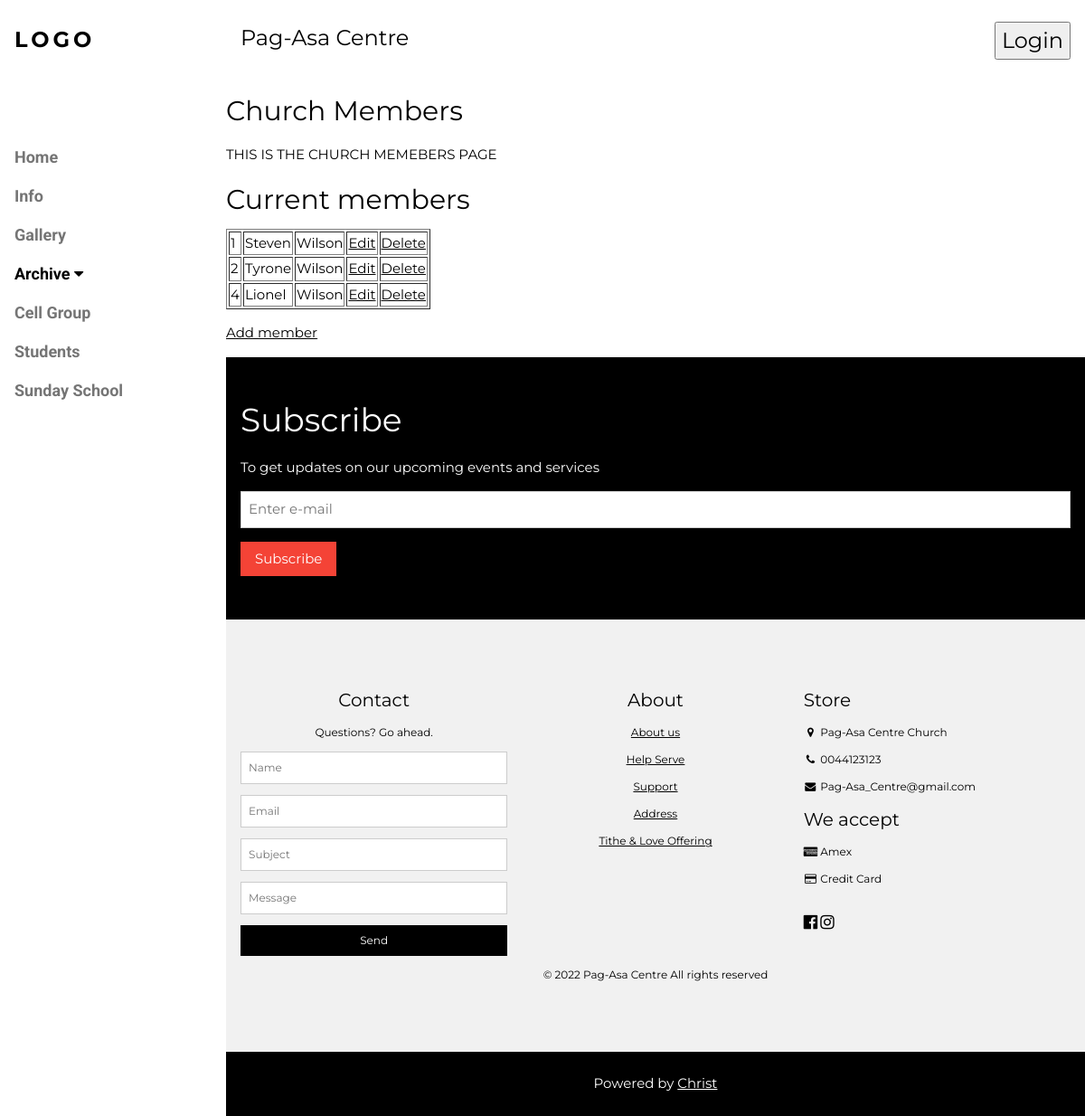
Page /Cell_Group/ on the earlier database version.
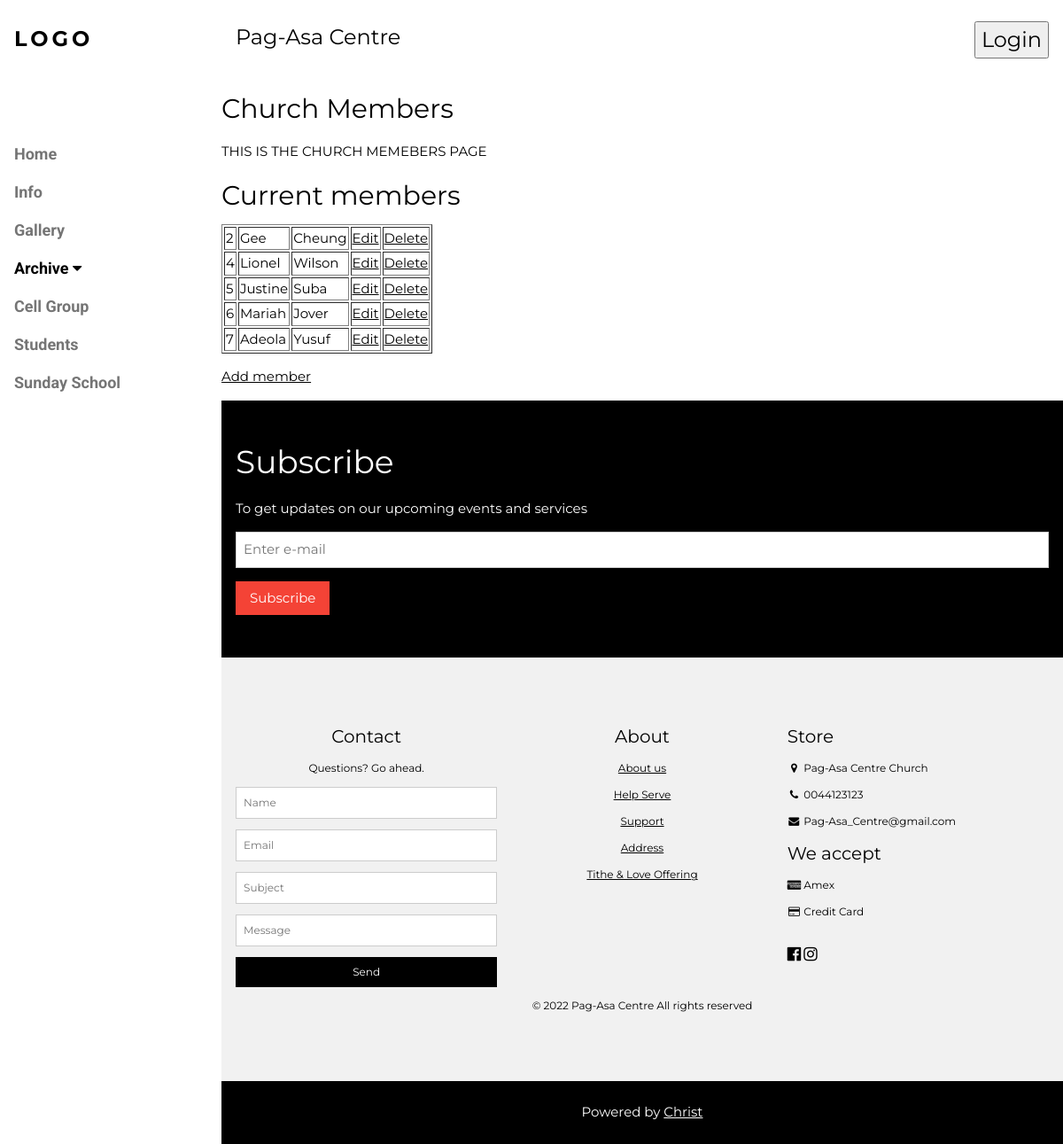
Same page on the later database version.
### Cell_Group/models.py (models this page shows)
class Members(models.Model):
  firstname = models.CharField(max_length=255)
  lastname = models.CharField(max_length=255)

### Cell_Group/views.py (the view)
# urls.py: path('', views.index, name='index'),
def index(request):
    mymembers = Members.objects.all().values()#get all values of objects in the Members table
    template = loader.get_template('Members.html')
    context = {
        'mymembers': mymembers,
    }
    return HttpResponse(template.render(context, request))

### Cell_Group/templates/Members.html
{% extends 'Master_temp.html' %}
{% block page_main %}
    <main>
        <section>
            <h2>Church Members</h2>
            <p>THIS IS THE CHURCH MEMEBERS PAGE</p>
        </section>
        <section>
            <h2>Current members</h2>
            <table border="1">
                {% for x in mymembers %}
                <tr>
                <td>{{ x.id }}</td>
                <td>{{ x.firstname }}</td>
                <td>{{ x.lastname }}</td>
                <td><a href="update/{{ x.id }}">Edit</a></td>
                <td><a href="delete/{{ x.id }}">Delete</a></td>
                </tr>
                {% endfor %}
            </table>
            <p>
            <a href="add/">Add member</a>
            </p>
        </section>
    </main>
{% endblock %}

### Home/templates/Master_temp.html (shortened to what this page needs)
{% load static %}
<!DOCTYPE html>
<html>
    <head>
        <link rel="stylesheet" href="{% static 'main.css' %}">
        <link rel="stylesheet" href="{% static 'info.css' %}">
        <link rel="stylesheet" href="https://cdnjs.cloudflare.com/ajax/libs/font-awesome/4.7.0/css/font-awesome.min.css">
    </head>
    <body class="w3-content" style="max-width:1200px">
        <nav class="w3-sidebar w3-bar-block w3-white w3-collapse w3-top" style="z-index:3;width:250px" id="mySidebar">
            <div class="w3-container w3-display-container w3-padding-16">
                <h3 class="w3-wide"><b>LOGO</b></h3>
            </div>
            <div class="w3-padding-64 w3-large w3-text-grey" style="font-weight:bold">
                    <a href="/" class="w3-bar-item w3-button">Home</a>
                    <a href="/Information" class="w3-bar-item w3-button">Info</a>
                    <a href="/Gallery" class="w3-bar-item w3-button">Gallery</a>
                    <a onclick="myAccFunc()" href="javascript:void(0)" class="w3-button w3-block w3-white w3-left-align" id="myBtn">Archive <i class="fa fa-caret-down"></i></a>
                <a href="/Cell_Group" class="w3-bar-item w3-button">Cell Group</a>
                <a href="#" class="w3-bar-item w3-button">Students</a>
                <a href="#" class="w3-bar-item w3-button">Sunday School</a>
            </div>
        </nav>
        <div class="w3-main" style="margin-left:250px">
            <header class="w3-container w3-xlarge">
            <p class="w3-left">Pag-Asa Centre</p>
            <p class="w3-right">
                <a href="/Accounts"><button>Login</button></a>
            </p>
        </header>
        {% block page_main %}
        {% endblock %}
        <div class="w3-container w3-black w3-padding-32">
            <h1>Subscribe</h1>
            <p>To get updates on our upcoming events and services</p>
            <p><input class="w3-input w3-border" type="text" placeholder="Enter e-mail" style="width:100%"></p>
            <button type="button" class="w3-button w3-red w3-margin-bottom">Subscribe</button>
        </div>
        <footer class="w3-padding-64 w3-light-grey w3-small w3-center" id="footer">
            <div class="w3-row-padding">
            <div class="w3-col s4">
                <h4>Contact</h4>
                <p>Questions? Go ahead.</p>
                <form action="/action_page.php" target="_blank">
                <p><input class="w3-input w3-border" type="text" placeholder="Name" name="Name" required></p>
                <p><input class="w3-input w3-border" type="text" placeholder="Email" name="Email" required></p>
                <p><input class="w3-input w3-border" type="text" placeholder="Subject" name="Subject" required></p>
                <p><input class="w3-input w3-border" type="text" placeholder="Message" name="Message" required></p>
                <button type="submit" class="w3-button w3-block w3-black">Send</button>
                </form>
            </div>
            <div class="w3-col s4">
                <h4>About</h4>
                <p><a href="#">About us</a></p>
                <p><a href="#">Help Serve</a></p>
                <p><a href="#">Support</a></p>
                <p><a href="https://www.google.co.uk/maps/place/Dagenham+Park+Leisure+Centre/@51.5351214,0.1528867,17z/data=!3m1!4b1!4m5!3m4!1s0x47d8a56d638ff81f:0xb32a22b1bcd15f41!8m2!3d51.5351153!4d0.1551143" target="_blank">
                    Address</a></p>
                <p><a href="#">Tithe & Love Offering</a></p>
            </div>
            <div class="w3-col s4 w3-justify">
                <h4>Store</h4>
                <p><i class="fa fa-fw fa-map-marker"></i> Pag-Asa Centre Church</p>
                <p><i class="fa fa-fw fa-phone"></i> 0044123123</p>
                <p><i class="fa fa-fw fa-envelope"></i> Pag-Asa_Centre@gmail.com</p>
                <h4>We accept</h4>
                <p><i class="fa fa-fw fa-cc-amex"></i> Amex</p>
                <p><i class="fa fa-fw fa-credit-card"></i> Credit Card</p>
                <br>
                <a href="https://www.facebook.com/pagasacentreofficial/"  target="_blank"><i class="fa fa-facebook-official w3-hover-opacity w3-large"></i></a>
                <a href="https://www.instagram.com/pagasacentre/"  target="_blank"><i class="fa fa-instagram w3-hover-opacity w3-large"></i></a>
            </div>
            </div>
            <p>© 2022 Pag-Asa Centre All rights reserved</p>
        </footer>
        <div class="w3-black w3-center w3-padding-24">Powered by <a href="https://www.bible.com/en-GB/" title="Jesus" target="_blank" class="w3-hover-opacity">Christ</a></div>
    </body>
</html>

### Home/static/main.css (style rules this page uses)
html { box-sizing:border-box }
*,*:before,*:after { box-sizing:inherit }
html { -ms-text-size-adjust:100%;-webkit-text-size-adjust:100% }
body { margin:0 }
article,aside,details,figcaption,figure,footer,header,main,menu,nav,section { display:block }
a { background-color:transparent }
b,strong { font-weight:bolder }
button,input,select,textarea,optgroup { font:inherit;margin:0 }
button,input { overflow:visible }
button,select { text-transform:none }
button,[type=button],[type=reset],[type=submit] { -webkit-appearance:button }
html,body { font-family:Verdana,sans-serif;font-size:15px;line-height:1.5 }
html { overflow-x:hidden }
h1 { font-size:36px }
h2 { font-size:30px }
h3 { font-size:24px }
h4 { font-size:20px }
h1,h2,h3,h4,h5,h6 { font-family:"Segoe UI",Arial,sans-serif;font-weight:400;margin:10px 0 }
.w3-wide { letter-spacing:4px }
a { color:inherit }
.w3-btn,.w3-button { border:none;display:inline-block;padding:8px 16px;vertical-align:middle;overflow:hidden;text-decoration:none;color:inherit;background-color:inherit;text-align:center;cursor:pointer;white-space:nowrap }
.w3-btn,.w3-button { -webkit-touch-callout:none;-webkit-user-select:none;-khtml-user-select:none;-moz-user-select:none;-ms-user-select:none;user-select:none }
.w3-tooltip,.w3-display-container { position:relative }
.w3-input { padding:8px;display:block;border:none;border-bottom:1px solid #ccc;width:100% }
.w3-sidebar { height:100%;width:200px;background-color:#fff;position:fixed!important;z-index:1;overflow:auto }
.w3-main,#main { transition:margin-left .4s }
.w3-bar-block .w3-bar-item { width:100%;display:block;padding:8px 16px;text-align:left;border:none;white-space:normal;float:none;outline:0 }
.w3-block { display:block;width:100% }
.w3-container:after,.w3-container:before,.w3-panel:after,.w3-panel:before,.w3-row:after,.w3-row:before,.w3-row-padding:after,.w3-row-padding:before, .w3-cell-row:before,.w3-cell-row:after,.w3-clear:after,.w3-clear:before,.w3-bar:before,.w3-bar:after { content:"";display:table;clear:both }
.w3-col,.w3-half,.w3-third,.w3-twothird,.w3-threequarter,.w3-quarter { float:left;width:100% }
.w3-col.s4 { width:33.33333% }
.w3-content,.w3-auto { margin-left:auto;margin-right:auto }
.w3-content { max-width:980px }
@media (min-width:993px) { .w3-sidebar.w3-collapse { display:block!important } }
.w3-top,.w3-bottom { position:fixed;width:100%;z-index:1 }
.w3-top { top:0 }
.w3-row-padding,.w3-row-padding>.w3-half,.w3-row-padding>.w3-third,.w3-row-padding>.w3-twothird,.w3-row-padding>.w3-threequarter,.w3-row-padding>.w3-quarter,.w3-row-padding>.w3-col { padding:0 8px }
.w3-container,.w3-panel { padding:0.01em 16px }
.w3-small { font-size:12px!important }
.w3-large { font-size:18px!important }
.w3-xlarge { font-size:24px!important }
.w3-left-align { text-align:left!important }
.w3-justify { text-align:justify!important }
.w3-center { text-align:center!important }
.w3-border { border:1px solid #ccc!important }
.w3-margin-bottom { margin-bottom:16px!important }
.w3-padding-16 { padding-top:16px!important;padding-bottom:16px!important }
.w3-padding-24 { padding-top:24px!important;padding-bottom:24px!important }
.w3-padding-32 { padding-top:32px!important;padding-bottom:32px!important }
.w3-padding-64 { padding-top:64px!important;padding-bottom:64px!important }
.w3-left { float:left!important }
.w3-right { float:right!important }
.w3-red,.w3-hover-red:hover { color:#fff!important;background-color:#f44336!important }
.w3-white,.w3-hover-white:hover { color:#000!important;background-color:#fff!important }
.w3-black,.w3-hover-black:hover { color:#fff!important;background-color:#000!important }
.w3-light-grey,.w3-hover-light-grey:hover,.w3-light-gray,.w3-hover-light-gray:hover { color:#000!important;background-color:#f1f1f1!important }
.w3-text-grey,.w3-hover-text-grey:hover,.w3-text-gray,.w3-hover-text-gray:hover { color:#757575!important }

### Home/templates/Master_temp.html (style rules this page uses)
.w3-sidebar a { font-family: "Roboto", sans-serif }
body,h1,h2,h3,h4,h5,h6,.w3-wide { font-family: "Montserrat", sans-serif; }

Differences in the rows shown:
removed Members: id "1", firstname "Steven", lastname "Wilson"
changed Members id 2: firstname "Tyrone" → "Gee"; lastname "Wilson" → "Cheung"
added Members: id "5", firstname "Justine", lastname "Suba"
added Members: id "6", firstname "Mariah", lastname "Jover"
added Members: id "7", firstname "Adeola", lastname "Yusuf"
